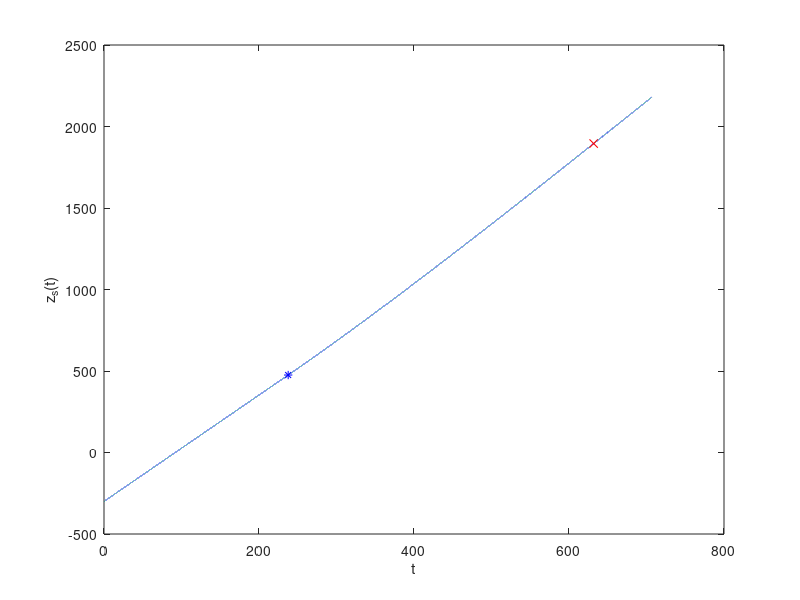

This figure's MATLAB source:
%% Code to solve for a soliton's position 
%  as it travels up a rarefaction wave
debug_on = 0;
plot_on  = 1;

% PARAMETERS
uminus = 1;    % Initial conduit mean
aminus = 3;    % Initial soliton amplitude
zminus = -300;  % Initial soliton position
uplus  = 1.5; % Final conduit mean

% Calculate q0 = q(c_s(a_-,u_-),u_-) based on initial soliton amplitude and initial conduit mean
csoli  = @(a,m) m./a.^2 .* ( (a+m).^2 .* (2*log(1+a./m)-1) + m.^2);
q      = @(cs,m) cs*(cs+2*m)/(4*m);
q0     = q(csoli(aminus,uminus),uminus);

% Ensure tunneling can happen
cminus = csoli(aminus,uminus);
cDSW   = -uminus + sqrt(uminus^2 + 8*uplus*uminus);
if cminus <= cDSW
    disp('Tunneling criterion is not satisfied.');
    disp('This is not going to work...');
    input('Return to do it anyways.');
end

% ODE right-hand side to be solved for the RW
cs = @(q,m) -m+sqrt(m*(m+4*q0));

% First part: calculate soliton position before interacting with the RW
    zsM = @(t) cs(q0,1)*t + zminus;

    % Calculate where soliton catches up with RW
    t1 = zminus/(2-cs(q0,1));
    z1 = 2*t1;
    
% Second part: calculate soliton position throughout the RW
    % Calculate maximum possible time spent in the RW (based on initial speed)
    t2est = zminus/(2*uplus-cs(q0,1));
    if t2est<t1
        % Possible for this to not work
        disp('Bad end time. Using t2 = t1 + 100');
        t2est = t1+100;
    end

    % Use ODE 45 to solve the "hard part"- RW
    [tout,zsout] = ode45(@(t,zs) cs(q0,zs/(2*t)), [t1,t2est], z1);
    zsRW = @(t) interp1(tout,zsout,t,'spline','extrap');

    if debug_on
        % Plot for debugging
        figure(1); clf;
            plot(tout,zsout);
            if sum(imag(zsout))>0
                hold on;
                    plot(tout,imag(zsout),'r--');
                hold off
            end
    end

    % Find where this solution actually intersects leading edge of RW
    t2 = fzero(@(t) zsRW(t)-2*uplus*t, t2est);
        % If had to extrapolate madly, run ODE solver again
        while (t2-t2est) > 1
            t2est = t2+10;
            [tout,zsout] = ode45(@(t,zs) cs(q0,zs/(2*t)), [t1,t2est], z1);
            zsRW = @(t) interp1(tout,zsout,t,'spline','extrap');
            t2 = fzero(@(t) zsRW(t)-2*uplus*t, t2est);
        end
        zsRW = @(t) interp1(tout,zsout,t,'spline',0);
    z2 = 2*uplus*t2;
% Third part: calculate soliton position after interaction with RW
    zsP = @(t) cs(q0,uplus)*(t-t2) + z2;
   

% Combine all parts together to get full solution
zs = @(t) zsM(t) .* (t<=t1)       +...
          zsRW(t).* (t>t1 & t<t2) +...
          zsP(t) .* (t>=t2);
      
if plot_on
    % Plot results
    figure(2); clf;
        tplot = 0:0.01:(t2+75);
        plot(tplot,zs(tplot));
        hold on;
            plot(t1,z1,'b*',t2,z2,'rx');
        xlabel('t'); ylabel('z_s(t)');
end
